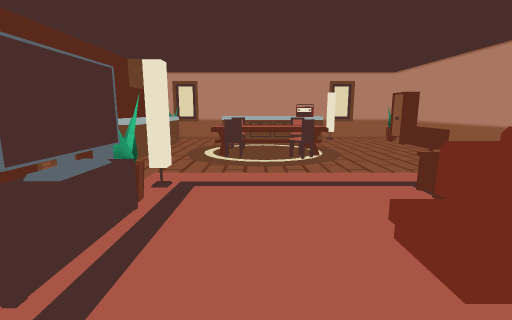
view 1 (above)

16 first-person views from a walk through a Unity game level. The camera is 1.4 m above the floor, tilts 10° down and sees 85° across. The floor is counted in squares, 1.01 m on a side. Each view is taken from the middle of a square. On the plan, view 1 faces up. The plan holds only what a view shows up to about 14 squares ahead; the rest is blank. The place goes on beyond the plan. The player is left out. Door leaves are left out, so doorways stand open. Some surface patterns are stand-ins.

view 2
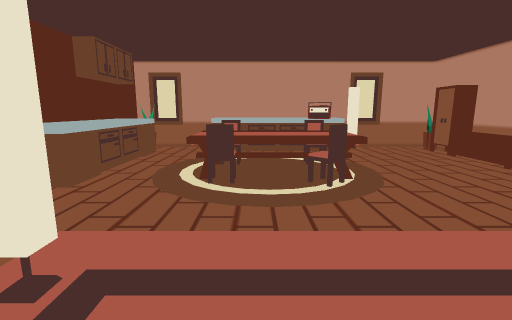

view 3
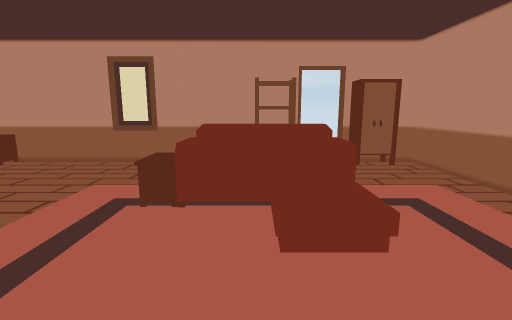

view 4
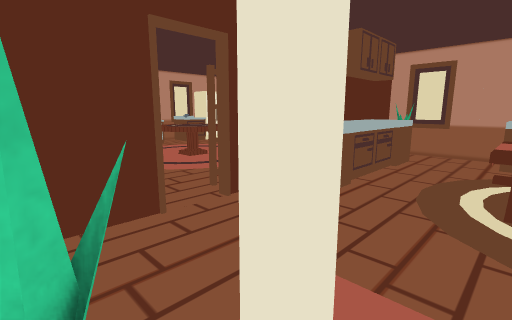

view 5
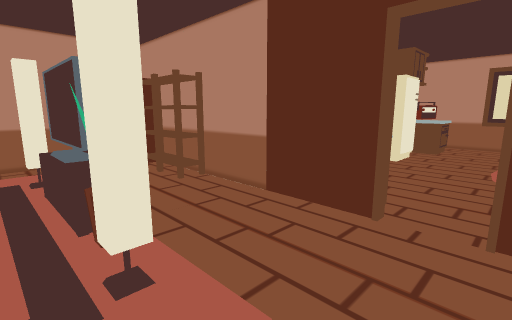

view 6
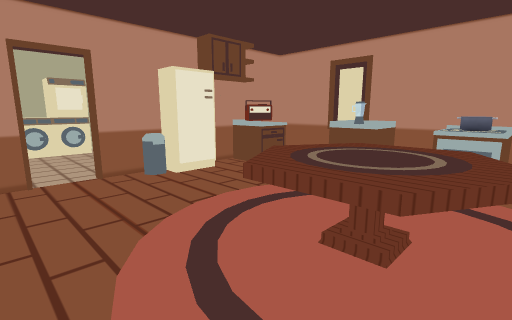

view 7
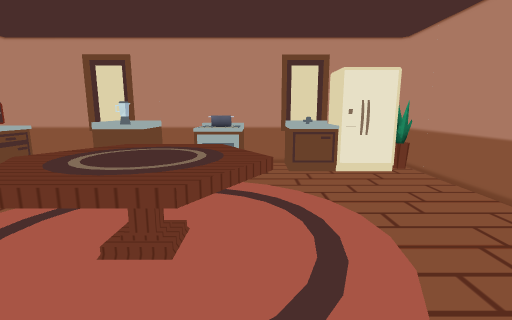

view 8
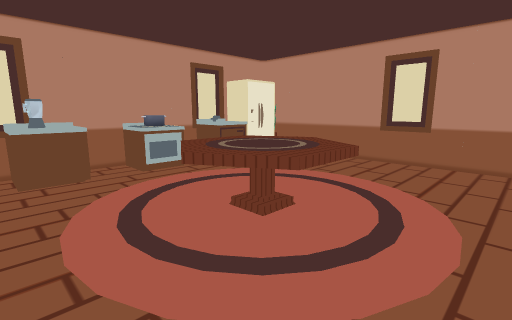

view 9
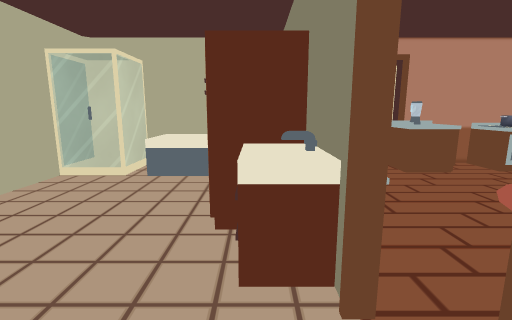

view 10
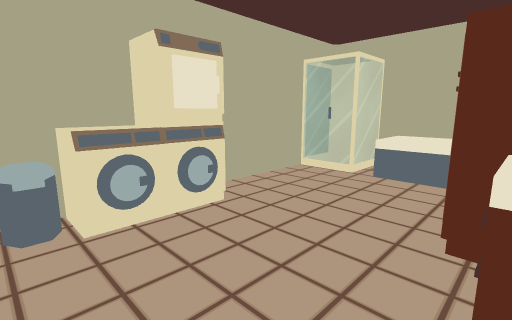

view 11
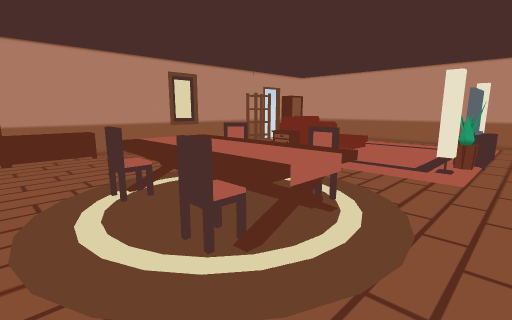

view 12
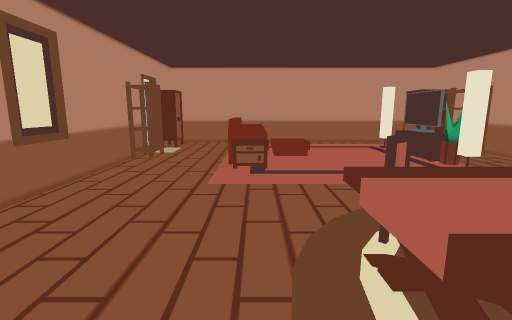

view 13
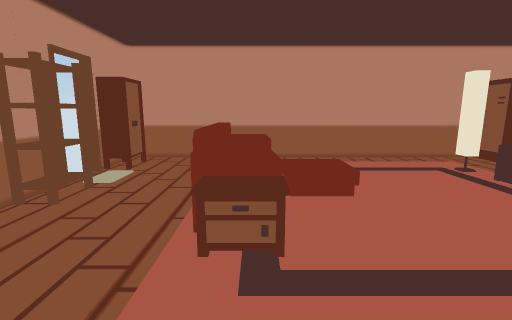

view 14
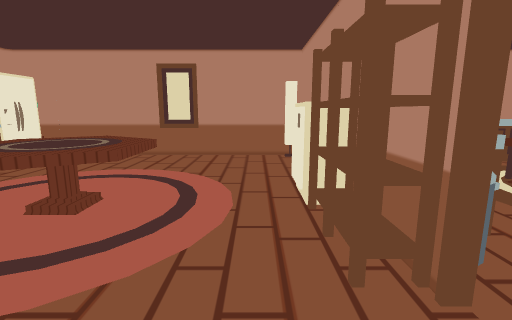

view 15
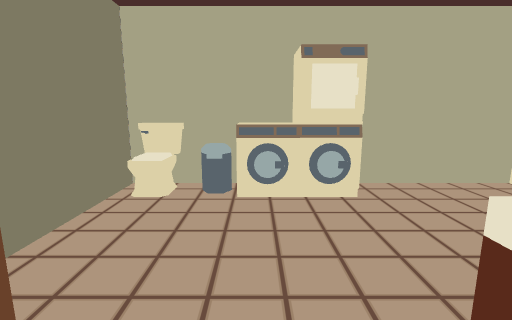

view 16
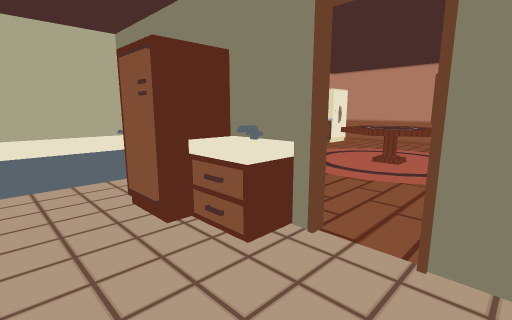

### Floor plan
Points are (right, up) in squares from view 1. A wall is a line through its corners. A room is listed if a view was taken in it or the views show most of it. See-through windows are left out.
Room 1 (views 1, 2, 3, 4, 5, 6, 7, 8, 9, 10, 11, 12, 13, 14, 15, 16)
walls: (-4.5, 4.6) (-4.5, 1.5); (-1.9, 4.6) (-1.9, 5.1); (-1.5, 5.1) (-1.5, 4.6); (-5.9, 3.6) (-6.6, 3.6); (-6.6, 3.8) (-6.1, 3.8); (-7.6, 3.6) (-8.5, 3.6); (-8.5, 3.8) (-7.6, 3.8); (-3.5, -1.2) (6.6, -1.2); (-4.6, 13.8) (-13.2, 13.8); (-13.4, 0.6) (-13.4, 0.1); (-13.4, 11.8) (-13.4, 3.4); (-12.5, -1.2) (-8.9, -1.2); (6.6, 1.8) (6.6, 9.6); (6.1, -0.6) (6.1, 0.5) (6.6, 0.5) (6.6, 0.8); (6.8, 11.6) (6.1, 11.6) (6.1, 12.6); (6.6, 13.8) (-4.5, 13.8) (-4.5, 11.4)
low walls: (-2.2, 2.5) (-2.2, 2); (-1.5, 2.6) (-1.5, 1.6); (-2.3, 1.6) (-2.3, 2.6)
ways out: open door at (7, 1.5)
objects: other object (-13, -1) to (-12, 0); other object (-13, 1) to (-12, 3); other object (-13, 7) to (-12, 7); other object (-13, 9); other object (-13, 11) to (-12, 12); other object (-13, 13); other object (-12, 4); other object (-12, 4) to (-11, 5); other object (-12, 9); other object (-12, 12) to (-12, 13); other object (-10, 3); other object (-10, 4); other object (-10, 9); other object (-9, 3) to (-8, 3); other object (-9, 4); other object (-9, 8) to (-8, 10); other object (-8, -1); other object (-8, -1) to (-7, 0); other object (-8, 10); other object (-6, -1); other object (-5, -1); other object (-5, 5); other object (-5, 7) to (-5, 8); other object (-5, 9); other object (-5, 10); other object (-4, -1) to (-4, 0); other object (-4, 1); other object (-4, 2); other object (-4, 8); other object (-4, 9); other object (-4, 10); other object (-4, 11); other object (-4, 12); other object (-4, 13); other object (-2, 3); other object (-2, 4); other object (-1, 8) to (2, 10); other object (-1, 13); other object (0, 13); other object (1, 13); other object (2, 13); other object (3, 2); other object (3, 3); other object (3, 4); other object (3, 13); other object (6, 2); other object (6, 3); other object (6, 10) to (7, 11); other object (6, 13)

Where each view was taken, in squares from view 1:
view 1: 0 up, 0 right, facing up
view 2: 3 up, 0 right, facing up
view 3: 3 up, 1 left, facing right
view 4: 4 up, 1 left, facing up-left
view 5: 7 up, 1 left, facing down-left
view 6: 10 up, 6 left, facing down-left
view 7: 10 up, 6 left, facing left
view 8: 6 up, 6 left, facing up-left
view 9: 3 up, 6 left, facing left
view 10: 3 up, 6 left, facing down-left
view 11: 12 up, 3 left, facing down-right
view 12: 11 up, 3 right, facing down
view 13: 7 up, 3 right, facing down
view 14: 5 up, 6 left, facing up
view 15: 4 up, 7 left, facing down
view 16: 1 up, 6 left, facing up-left
